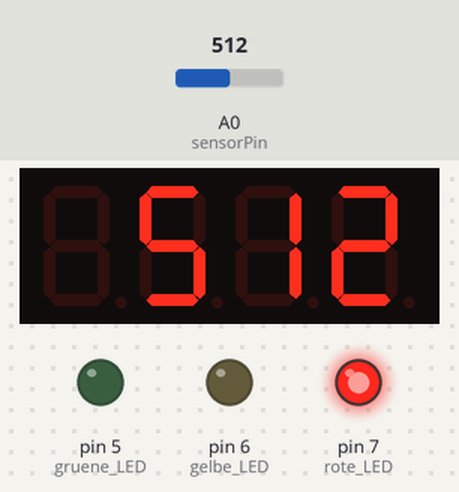
Simulated run of this sketch. Board: Arduino Uno, built with avr-gcc and run on an emulated ATmega328P. On the bench: 4-digit seven-segment display, output pins drawn as LEDs (lit = HIGH). The test bench sets the inputs (shaded band); at power-on: A0 (sensorPin) = 512.

Above: at 1.3 s.
1.4 s: A0 (sensorPin) set to 491
At 2.4 s:
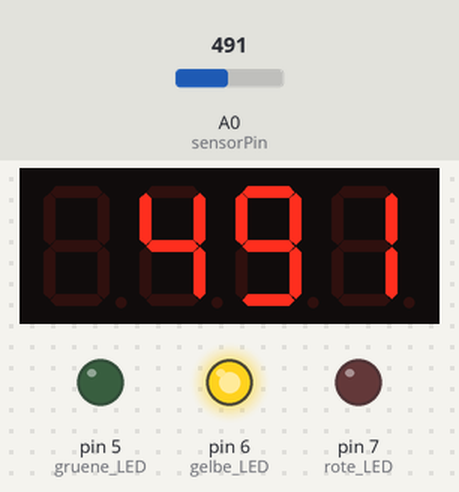
3.5 s: A0 (sensorPin) set to 214
At 4.3 s:
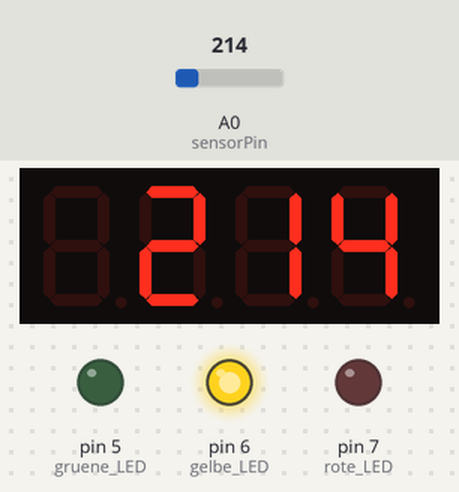
5.1 s: A0 (sensorPin) set to 191
At 7.0 s:
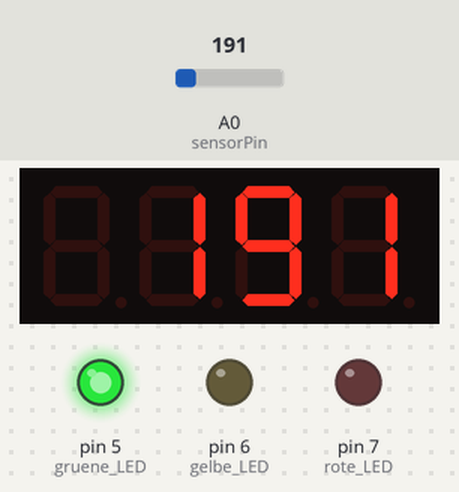
Timing chart, 0 to 8.5 s (numbered marks = the images above; inputs shaded):
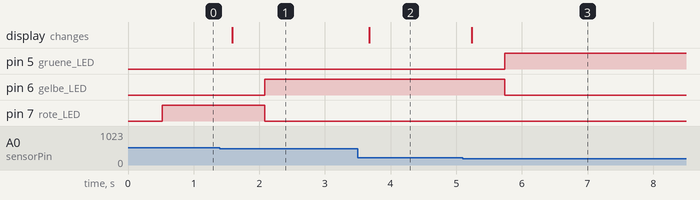

The sketch:

Warnampel.ino
```cpp
#include <TM1637Display.h>

const int sensorPin = A0;              // Analogen Eingang mit Variabler festlegen
int SensorWert = 0;
TM1637Display siebensegment(2, 3);     //Siebensegmentanzeige festlegen

void setup() {
  siebensegment.setBrightness(5);
  pinMode(5, OUTPUT);
  pinMode(6, OUTPUT);
  pinMode(7, OUTPUT);
}

void loop() {
  int gruene_LED = 5;                             /*Deklaration der LEDs*/
  int gelbe_LED = 6;
  int rote_LED = 7;
  SensorWert = analogRead(sensorPin);
  Serial.println(SensorWert);
  siebensegment.showNumberDec(int(SensorWert));
  delay(500);

  if (SensorWert < 200){
    digitalWrite(gelbe_LED, LOW);
    digitalWrite(rote_LED, LOW);
    digitalWrite(gruene_LED, HIGH);
  }
  else if (500 > SensorWert){
    digitalWrite(gelbe_LED, HIGH);
    digitalWrite(rote_LED, LOW);
    digitalWrite(gruene_LED, LOW);
  }
  else{
    digitalWrite(gelbe_LED, LOW);
    digitalWrite(rote_LED, HIGH);
    digitalWrite(gruene_LED, LOW);
  }
}
```

Measured:
- the behaviour switches between 500 and 499 on A0 (sensorPin) (found by bisection; images 0 and 1)
- the behaviour switches between 200 and 199 on A0 (sensorPin) (found by bisection; images 2 and 3)
- after the input at 1.4 s, pin 6 (gelbe_LED): LOW → HIGH after 0.69 s; pin 7 (rote_LED): HIGH → LOW after 0.69 s; the display: changes after 0.19 s (image 1)
- after the input at 3.5 s, the display: changes after 0.17 s (image 2)
- after the input at 5.1 s, pin 5 (gruene_LED): LOW → HIGH after 0.64 s; pin 6 (gelbe_LED): HIGH → LOW after 0.64 s; the display: changes after 0.14 s (image 3)
